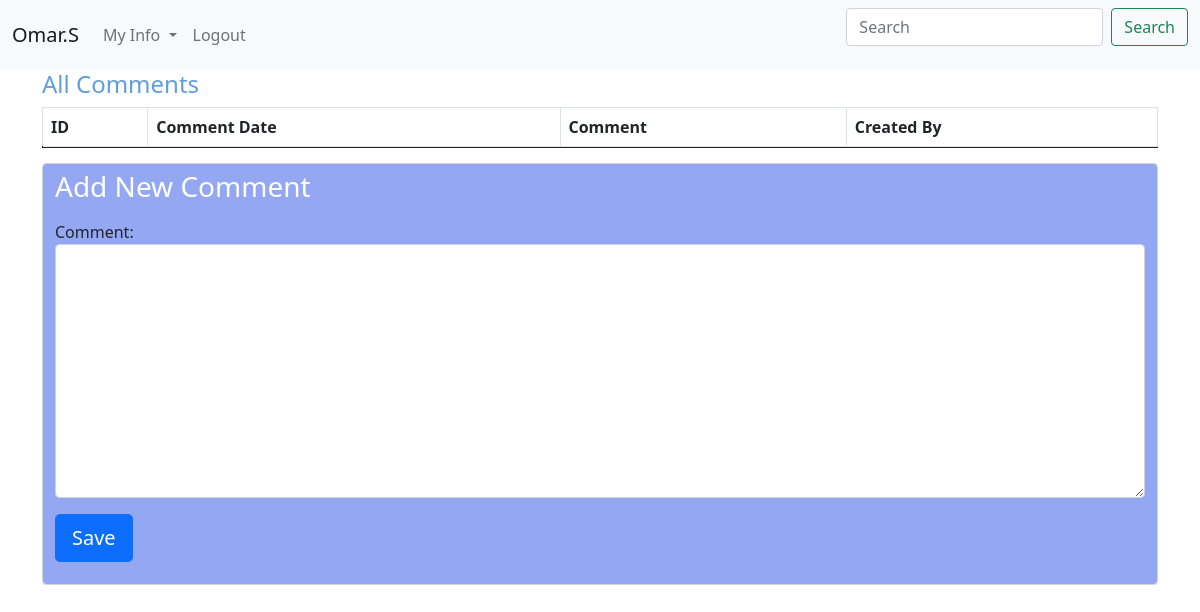
The app's page /NewComment/13 (signed in), older data.
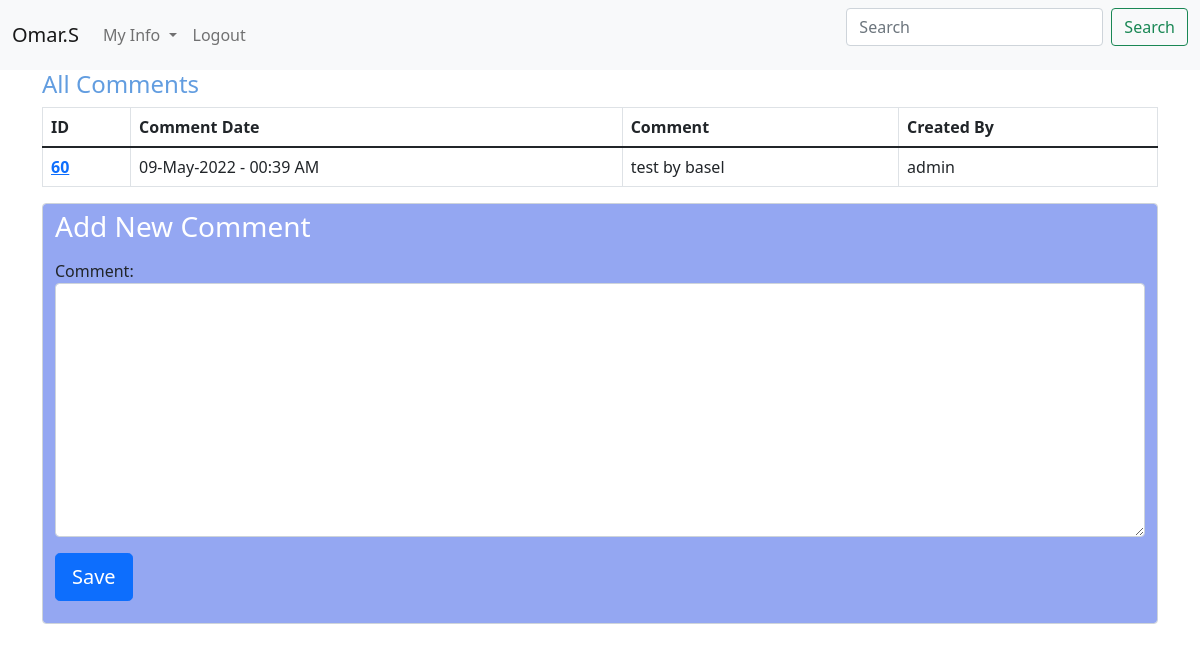
The same page, newer data.
### CRM/models.py (models this page shows)
class commentsModel(models.Model):
    commentId = models.AutoField(primary_key=True)
    projectId = models.ForeignKey(ProjectInfoModel,on_delete=models.DO_NOTHING)
    commentDate = models.DateTimeField(default=datetime.now)
    comment = models.CharField(max_length=400)
    createdBy = models.ForeignKey(User, on_delete=models.DO_NOTHING)
    GA1 = models.CharField(max_length=100 , blank=True, null=True)
    GB1 = models.BooleanField(blank=True, null=True)
    GD1 = models.DateField(blank=True, null=True)
    def __str__(self) -> str:
        return f"{self.projectId} -- {self.commentDate}  -- {self.projectId} -- {self.comment}"

### CRM/views.py (the view, shortened to what this page needs)
# urls.py: path('NewComment/<int:pk>',views.NewComment.as_view() , name='NewComment'),
class NewComment(LoginRequiredMixin,CreateView):
    template_name = 'CRM/NewComment.html'
    form_class = newCommentForm
    model = commentsModel
    def get_initial(self):
        projectId = get_object_or_404(ProjectInfoModel, pk=self.kwargs['pk'])
        return {
        'projectId': projectId,
        }
    def get_context_data(self, **kwargs):
       context = super(NewComment, self).get_context_data(**kwargs)
       context['queryset'] = ProjectInfoModel.objects.filter(pk= self.kwargs['pk'])
       context['CommentList'] = commentsModel.objects.filter(projectId = self.kwargs['pk']).order_by('-commentDate')
       print(context)
       return context

### CRM/forms.py
class newCommentForm(forms.ModelForm):
    class Meta:
        model = commentsModel
        fields = ('projectId','comment')
        widgets = {
            'projectId' : forms.Select(attrs={'class':'form-control' , 'hidden': 'True'} ),
            'comment' : forms.Textarea(attrs={'class':'form-control'} ),
        }
        labels = {
            'projectId' : '',
            'comment' : 'Comment',
        }

### CRM/models.py (called while the page is built)
    def __str__(self) -> str:
        return f"{self.projectName}"

### CRM/templates/CRM/NewComment.html (shortened to what this page needs)
{% include 'CRM/base.html' %}
{% include 'CRM/navbar.html' %}
{% block content %}
<div class="container-lg">
    <h4 style="color:rgb(98, 157, 224);">All Comments</h4>
<table class="table table-bordered">
    <thead>
      <tr>
        <th scope="col">ID</th>
        <th scope="col">Comment Date</th>
        <th scope="col">Comment</th>
        <th scope="col">Created By</th>
      </tr>
    </thead>
    <tbody>
      <tr>
          {% for x in CommentList %}
        <th scope="row" ><a href="/customerProfile/{{x.commentId}}">{{x.commentId}}</a></th>
        <td>{{x.commentDate|date:'d-M-Y - H:i A'}}</td>
        <td>{{x.comment}}</td>
        <td>{{x.createdBy}}</td>
      </tr>
      {% endfor %}
    </tbody>
  </table>
<div style="background-color: rgb(148, 167, 242);" class="container form-control">
        <H3 style="color:rgb(255, 255, 255);">Add New Comment</H3>
        <form method="post">
        {{ form.as_p }}
        <button type="submit" class="btn btn-primary btn-lg btn-block">Save</button>
        </form>
</div>
</div>
{% endblock %}

Row changes from the older to the newer data that the page shows:
added commentsModel: commentId "60", commentDate "09-May-2022 - 00:39 AM", comment "test by basel", createdBy "admin"
